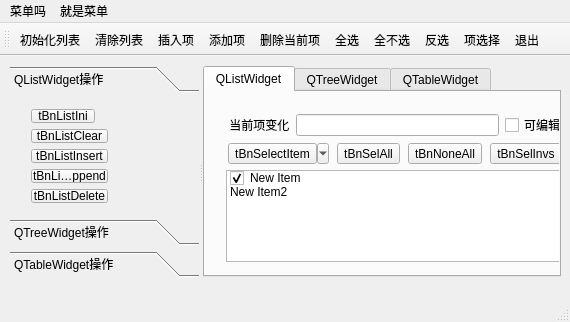
<?xml version="1.0" encoding="UTF-8"?>
<ui version="4.0">
 <class>MainWindow</class>
 <widget class="QMainWindow" name="MainWindow">
  <property name="geometry">
   <rect>
    <x>0</x>
    <y>0</y>
    <width>570</width>
    <height>322</height>
   </rect>
  </property>
  <property name="windowTitle">
   <string>QListWidget的使用</string>
  </property>
  <widget class="QWidget" name="centralWidget">
   <widget class="QSplitter" name="splitter">
    <property name="geometry">
     <rect>
      <x>10</x>
      <y>10</y>
      <width>551</width>
      <height>211</height>
     </rect>
    </property>
    <property name="orientation">
     <enum>Qt::Horizontal</enum>
    </property>
    <widget class="QToolBox" name="toolBox">
     <property name="currentIndex">
      <number>0</number>
     </property>
     <widget class="QWidget" name="page">
      <property name="geometry">
       <rect>
        <x>0</x>
        <y>0</y>
        <width>164</width>
        <height>133</height>
       </rect>
      </property>
      <attribute name="label">
       <string>QListWidget操作</string>
      </attribute>
      <widget class="QWidget" name="">
       <property name="geometry">
        <rect>
         <x>10</x>
         <y>0</y>
         <width>99</width>
         <height>116</height>
        </rect>
       </property>
       <layout class="QGridLayout" name="gridLayout">
        <item row="0" column="0">
         <widget class="QToolButton" name="toolButton">
          <property name="text">
           <string>tBnListIni</string>
          </property>
         </widget>
        </item>
        <item row="1" column="0">
         <widget class="QToolButton" name="toolButton_2">
          <property name="text">
           <string>tBnListClear</string>
          </property>
         </widget>
        </item>
        <item row="2" column="0">
         <widget class="QToolButton" name="toolButton_3">
          <property name="text">
           <string>tBnListInsert</string>
          </property>
         </widget>
        </item>
        <item row="3" column="0">
         <widget class="QToolButton" name="toolButton_4">
          <property name="text">
           <string>tBnListAppend</string>
          </property>
         </widget>
        </item>
        <item row="4" column="0">
         <widget class="QToolButton" name="toolButton_5">
          <property name="text">
           <string>tBnListDelete</string>
          </property>
         </widget>
        </item>
       </layout>
      </widget>
     </widget>
     <widget class="QWidget" name="page_2">
      <property name="geometry">
       <rect>
        <x>0</x>
        <y>0</y>
        <width>164</width>
        <height>133</height>
       </rect>
      </property>
      <attribute name="label">
       <string>QTreeWidget操作</string>
      </attribute>
     </widget>
     <widget class="QWidget" name="page_3">
      <attribute name="label">
       <string>QTableWidget操作</string>
      </attribute>
     </widget>
    </widget>
    <widget class="QTabWidget" name="tabWidget">
     <property name="currentIndex">
      <number>0</number>
     </property>
     <widget class="QWidget" name="tab">
      <attribute name="title">
       <string>QListWidget</string>
      </attribute>
      <widget class="QWidget" name="">
       <property name="geometry">
        <rect>
         <x>10</x>
         <y>10</y>
         <width>362</width>
         <height>171</height>
        </rect>
       </property>
       <layout class="QVBoxLayout" name="verticalLayout">
        <item>
         <layout class="QHBoxLayout" name="horizontalLayout">
          <item>
           <widget class="QLabel" name="label">
            <property name="text">
             <string> 当前项变化</string>
            </property>
           </widget>
          </item>
          <item>
           <widget class="QLineEdit" name="editCutItemText"/>
          </item>
          <item>
           <widget class="QCheckBox" name="chkBoxListEditable">
            <property name="text">
             <string>可编辑</string>
            </property>
           </widget>
          </item>
         </layout>
        </item>
        <item>
         <layout class="QHBoxLayout" name="horizontalLayout_2">
          <item>
           <widget class="QToolButton" name="toolButton_6">
            <property name="text">
             <string>tBnSelectItem</string>
            </property>
            <property name="checkable">
             <bool>false</bool>
            </property>
            <property name="popupMode">
             <enum>QToolButton::MenuButtonPopup</enum>
            </property>
           </widget>
          </item>
          <item>
           <widget class="QToolButton" name="toolButton_7">
            <property name="text">
             <string>tBnSelAll</string>
            </property>
           </widget>
          </item>
          <item>
           <widget class="QToolButton" name="toolButton_8">
            <property name="text">
             <string>tBnNoneAll</string>
            </property>
           </widget>
          </item>
          <item>
           <widget class="QToolButton" name="toolButton_9">
            <property name="text">
             <string>tBnSelInvs</string>
            </property>
           </widget>
          </item>
         </layout>
        </item>
        <item>
         <widget class="QListWidget" name="listWidget">
          <item>
           <property name="text">
            <string>New Item</string>
           </property>
           <property name="checkState">
            <enum>Checked</enum>
           </property>
           <property name="icon">
            <iconset>
             <normaloff>favicon0.ico</normaloff>favicon0.ico</iconset>
           </property>
          </item>
          <item>
           <property name="text">
            <string>New Item2</string>
           </property>
           <property name="checkState">
            <enum>Unchecked</enum>
           </property>
           <property name="icon">
            <iconset>
             <normaloff>favicon1.ico</normaloff>favicon1.ico</iconset>
           </property>
          </item>
         </widget>
        </item>
       </layout>
      </widget>
     </widget>
     <widget class="QWidget" name="tab_2">
      <attribute name="title">
       <string>QTreeWidget</string>
      </attribute>
     </widget>
     <widget class="QWidget" name="tab_3">
      <attribute name="title">
       <string>QTableWidget</string>
      </attribute>
     </widget>
    </widget>
   </widget>
  </widget>
  <widget class="QMenuBar" name="menuBar">
   <property name="geometry">
    <rect>
     <x>0</x>
     <y>0</y>
     <width>570</width>
     <height>23</height>
    </rect>
   </property>
   <property name="defaultUp">
    <bool>false</bool>
   </property>
   <widget class="QMenu" name="menu">
    <property name="title">
     <string>菜单吗</string>
    </property>
   </widget>
   <widget class="QMenu" name="menu_2">
    <property name="title">
     <string>就是菜单</string>
    </property>
    <widget class="QMenu" name="menu1">
     <property name="title">
      <string>1</string>
     </property>
     <addaction name="action1_1"/>
    </widget>
    <widget class="QMenu" name="menu2">
     <property name="title">
      <string>2</string>
     </property>
     <addaction name="action2_1"/>
     <addaction name="action2_2"/>
    </widget>
    <addaction name="menu1"/>
    <addaction name="menu2"/>
   </widget>
   <addaction name="menu"/>
   <addaction name="menu_2"/>
  </widget>
  <widget class="QToolBar" name="mainToolBar">
   <property name="mouseTracking">
    <bool>false</bool>
   </property>
   <property name="tabletTracking">
    <bool>false</bool>
   </property>
   <property name="acceptDrops">
    <bool>false</bool>
   </property>
   <property name="autoFillBackground">
    <bool>false</bool>
   </property>
   <property name="movable">
    <bool>true</bool>
   </property>
   <property name="toolButtonStyle">
    <enum>Qt::ToolButtonTextUnderIcon</enum>
   </property>
   <attribute name="toolBarArea">
    <enum>TopToolBarArea</enum>
   </attribute>
   <attribute name="toolBarBreak">
    <bool>true</bool>
   </attribute>
   <addaction name="actListlni"/>
   <addaction name="actListClear"/>
   <addaction name="actListlnsert"/>
   <addaction name="actListAppend"/>
   <addaction name="actListDelete"/>
   <addaction name="actSelALL"/>
   <addaction name="actSelNone"/>
   <addaction name="actSelInvs"/>
   <addaction name="actSelPopMenu"/>
   <addaction name="actQuit"/>
  </widget>
  <widget class="QStatusBar" name="statusBar"/>
  <action name="actListlni">
   <property name="checkable">
    <bool>false</bool>
   </property>
   <property name="enabled">
    <bool>true</bool>
   </property>
   <property name="icon">
    <iconset>
     <normaloff>favicon0.ico</normaloff>favicon0.ico</iconset>
   </property>
   <property name="text">
    <string>初始化列表</string>
   </property>
   <property name="toolTip">
    <string>初始化列表</string>
   </property>
   <property name="shortcut">
    <string>Ctrl+I</string>
   </property>
  </action>
  <action name="actListClear">
   <property name="icon">
    <iconset>
     <normaloff>favicon1.ico</normaloff>favicon1.ico</iconset>
   </property>
   <property name="text">
    <string>清除列表</string>
   </property>
   <property name="toolTip">
    <string>清除列表</string>
   </property>
   <property name="shortcut">
    <string>Backspace</string>
   </property>
  </action>
  <action name="actListlnsert">
   <property name="icon">
    <iconset>
     <normaloff>favicon2.ico</normaloff>favicon2.ico</iconset>
   </property>
   <property name="text">
    <string>插入项</string>
   </property>
   <property name="toolTip">
    <string>插入项</string>
   </property>
   <property name="shortcut">
    <string>Ctrl+S</string>
   </property>
  </action>
  <action name="actListAppend">
   <property name="icon">
    <iconset>
     <normaloff>favicon3.ico</normaloff>favicon3.ico</iconset>
   </property>
   <property name="text">
    <string>添加项</string>
   </property>
   <property name="toolTip">
    <string>添加项</string>
   </property>
   <property name="shortcut">
    <string>Ctrl+=</string>
   </property>
  </action>
  <action name="actListDelete">
   <property name="icon">
    <iconset>
     <normaloff>favicon0.ico</normaloff>favicon0.ico</iconset>
   </property>
   <property name="text">
    <string>删除当前项</string>
   </property>
   <property name="toolTip">
    <string>删除当前项</string>
   </property>
   <property name="shortcut">
    <string>Del</string>
   </property>
  </action>
  <action name="actSelALL">
   <property name="icon">
    <iconset>
     <normaloff>favicon1.ico</normaloff>favicon1.ico</iconset>
   </property>
   <property name="text">
    <string>全选</string>
   </property>
   <property name="toolTip">
    <string>全选</string>
   </property>
   <property name="shortcut">
    <string>Ctrl+A</string>
   </property>
  </action>
  <action name="actSelNone">
   <property name="icon">
    <iconset>
     <normaloff>favicon2.ico</normaloff>favicon2.ico</iconset>
   </property>
   <property name="text">
    <string>全不选</string>
   </property>
   <property name="toolTip">
    <string>全不选</string>
   </property>
   <property name="shortcut">
    <string>Ctrl+Q</string>
   </property>
  </action>
  <action name="actQuit">
   <property name="checkable">
    <bool>false</bool>
   </property>
   <property name="icon">
    <iconset>
     <normaloff>favicon3.ico</normaloff>favicon3.ico</iconset>
   </property>
   <property name="text">
    <string>退出</string>
   </property>
   <property name="toolTip">
    <string>退出程序</string>
   </property>
   <property name="shortcut">
    <string>Esc</string>
   </property>
   <property name="iconVisibleInMenu">
    <bool>true</bool>
   </property>
  </action>
  <action name="actSelPopMenu">
   <property name="icon">
    <iconset>
     <normaloff>favicon0.ico</normaloff>favicon0.ico</iconset>
   </property>
   <property name="text">
    <string>项选择</string>
   </property>
   <property name="toolTip">
    <string>项选择</string>
   </property>
   <property name="shortcut">
    <string>Return</string>
   </property>
  </action>
  <action name="actSelInvs">
   <property name="icon">
    <iconset>
     <normaloff>favicon1.ico</normaloff>favicon1.ico</iconset>
   </property>
   <property name="text">
    <string>反选</string>
   </property>
   <property name="toolTip">
    <string>反选</string>
   </property>
  </action>
  <action name="action1_1">
   <property name="text">
    <string>1.1</string>
   </property>
  </action>
  <action name="action2_1">
   <property name="text">
    <string>2.1</string>
   </property>
  </action>
  <action name="action2_2">
   <property name="text">
    <string>2.2</string>
   </property>
  </action>
 </widget>
 <layoutdefault spacing="6" margin="11"/>
 <resources/>
 <connections>
  <connection>
   <sender>actSelPopMenu</sender>
   <signal>triggered()</signal>
   <receiver>actSelInvs</receiver>
   <slot>trigger()</slot>
   <hints>
    <hint type="sourcelabel">
     <x>-1</x>
     <y>-1</y>
    </hint>
    <hint type="destinationlabel">
     <x>-1</x>
     <y>-1</y>
    </hint>
   </hints>
  </connection>
  <connection>
   <sender>actQuit</sender>
   <signal>triggered()</signal>
   <receiver>MainWindow</receiver>
   <slot>close()</slot>
   <hints>
    <hint type="sourcelabel">
     <x>-1</x>
     <y>-1</y>
    </hint>
    <hint type="destinationlabel">
     <x>287</x>
     <y>159</y>
    </hint>
   </hints>
  </connection>
 </connections>
</ui>
